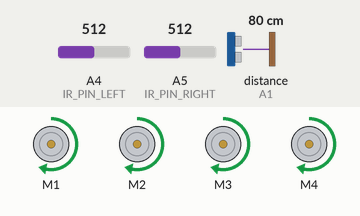
This sketch was run on a simulated Arduino Uno, built with avr-gcc and run on an emulated ATmega328P. On the bench: 4 × DC motor (green arrow = forward, orange = backward, longer = faster). The test bench sets the inputs (shaded band); at power-on: A4 (IR_PIN_LEFT) = 512, A5 (IR_PIN_RIGHT) = 512, distance to the obstacle (sensor on A1) 80 cm. The echo pulse lasts 58.3 µs per cm; what the sketch prints to the serial monitor is not drawn.

Above: at 4.2 s.
4.3 s: A4 (IR_PIN_LEFT) set to 108
7.3 s: A4 (IR_PIN_LEFT) set to 90
10.3 s: A5 (IR_PIN_RIGHT) set to 110
13.3 s: A5 (IR_PIN_RIGHT) set to 88
Timing chart, 0 to 16.3 s (numbered marks = the images above; inputs shaded):
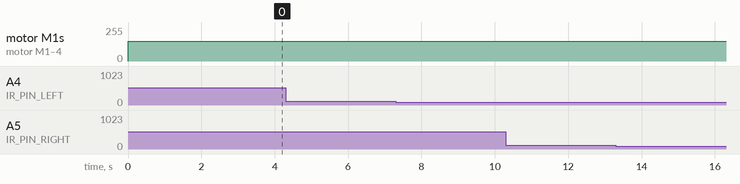

The sketch:

modes_3.ino
```cpp
#include <AFMotor.h>
#include <NewPing.h>

#define TRIGGER_PIN_FRONT A0
#define ECHO_PIN_FRONT A1
#define IR_PIN_LEFT A4
#define IR_PIN_RIGHT A5
#define MAX_DISTANCE 100
#define FOLLOW_DISTANCE 20 // Distance for object following
#define IR_THRESHOLD 500    // Threshold value for IR sensor detection

NewPing sonarFront(TRIGGER_PIN_FRONT, ECHO_PIN_FRONT, MAX_DISTANCE);
AF_DCMotor motorFrontLeft(1);  // Front left motor on M1 port
AF_DCMotor motorFrontRight(2); // Front right motor on M2 port
AF_DCMotor motorBackLeft(3);   // Back left motor on M3 port
AF_DCMotor motorBackRight(4);  // Back right motor on M4 port

void setup() {
  Serial.begin(9600);
  pinMode(IR_PIN_LEFT, INPUT);
  pinMode(IR_PIN_RIGHT, INPUT);
}

void loop() {
  delay(5);

  unsigned int distanceFront = sonarFront.ping_cm();
  int irLeft = analogRead(IR_PIN_LEFT);
  int irRight = analogRead(IR_PIN_RIGHT);
if(distanceFront!=0){
  Serial.print("Front Distance: ");
  Serial.print(distanceFront);
  Serial.print(" cm | IR Left: ");
  Serial.print(irLeft);
  Serial.print(" | IR Right: ");
  Serial.println(irRight);
}
int speed=50;
  // Check if object is in front within follow distance or detected by IR sensors
  if ((distanceFront > 0 || distanceFront <= FOLLOW_DISTANCE) || irLeft < IR_THRESHOLD || irRight < IR_THRESHOLD) {
    // Object in front within follow range or detected by IR sensors, adjust motors to follow object
    motorFrontLeft.setSpeed(150); // Adjust speed as needed
    motorFrontRight.setSpeed(150); // Adjust speed as needed
    motorBackLeft.setSpeed(150); // Adjust speed as needed
    motorBackRight.setSpeed(150); // Adjust speed as needed
    motorFrontLeft.run(FORWARD);
    motorFrontRight.run(FORWARD);
    motorBackLeft.run(FORWARD);
    motorBackRight.run(FORWARD);
    speed =150;
  } else {
    // Move forward at initial speed
    motorFrontLeft.setSpeed(100); // Initial speed
    motorFrontRight.setSpeed(100); // Initial speed
    motorBackLeft.setSpeed(100); // Initial speed
    motorBackRight.setSpeed(100); // Initial speed
    motorFrontLeft.run(FORWARD);
    motorFrontRight.run(FORWARD);
    motorBackLeft.run(FORWARD);
    motorBackRight.run(FORWARD);
    speed=100;
  }

}
// dunno still undetermined

//
//
//#include <AFMotor.h>
//
//AF_DCMotor motorFrontLeft(1);  // Front left motor on M1 port
//AF_DCMotor motorFrontRight(2); // Front right motor on M2 port
//AF_DCMotor motorBackLeft(3);   // Back left motor on M3 port
//AF_DCMotor motorBackRight(4);  // Back right motor on M4 port
//int speed;
//int timeInSeconds;
//
//void setup() {
//  Serial.begin(9600);
//  // Get speed and time input from user
//  Serial.println("Enter speed (0-255):");
//  while (!Serial.available()) {}
//  speed = 150;
//
// // Serial.println("Enter time in seconds:");
//  //while (!Serial.available()) {}
//  timeInSeconds = 20;
////delay(10000);
//  Serial.println("Press any key to start...");
//  while (!Serial.available()) {}
//  delay(1000);
//}
//
//void loop() {
//  // Move forward at specified speed for specified time
//   motorFrontLeft.setSpeed(speed); // Adjust speed as needed
//    motorFrontRight.setSpeed(speed);
//  motorBackLeft.setSpeed(speed); // Adjust speed as needed
//    motorBackRight.setSpeed(speed); // Adjust speed as needed
//    motorFrontLeft.run(FORWARD);
//    motorFrontRight.run(FORWARD);
//    motorBackLeft.run(FORWARD);
//    motorBackRight.run(FORWARD);
//
//  delay(timeInSeconds * 1000);  // Convert seconds to milliseconds
//
//  // Stop and reverse at twice the speed
//  motorFrontLeft.setSpeed(speed * 2);
//  motorFrontRight.setSpeed(speed * 2);
//  motorBackLeft.setSpeed(speed * 2);
//  motorBackRight.setSpeed(speed * 2);
//    motorBackLeft.run(BACKWARD);
//    motorBackRight.run(BACKWARD);
//  motorFrontLeft.run(BACKWARD);
//  motorFrontRight.run(BACKWARD);
//  delay(timeInSeconds * 1000);  // Convert seconds to milliseconds
//
//  // Stop and perform wheelies
//  motorFrontLeft.setSpeed(255);
//  motorFrontRight.setSpeed(255);
//  motorFrontLeft.run(FORWARD);
//  motorFrontRight.run(BACKWARD);
//  delay(2000);  // Perform wheelies for 2 seconds
//
//  // Stop motors
//  motorFrontLeft.setSpeed(0);
//  motorFrontRight.setSpeed(0);
//  motorBackRight.setSpeed(0);
//  motorBackLeft.setSpeed(0);
//  motorBackLeft.run(RELEASE);
//  motorBackRight.run(RELEASE);
//  motorFrontLeft.run(RELEASE);
//  motorFrontRight.run(RELEASE);
//  // End program
//  while (true) {}
//}
```

Measured:
- after the input at 4.3 s, every drawn part: stays the same
- after the input at 7.3 s, every drawn part: stays the same
- after the input at 10.3 s, every drawn part: stays the same
- after the input at 13.3 s, every drawn part: stays the same
